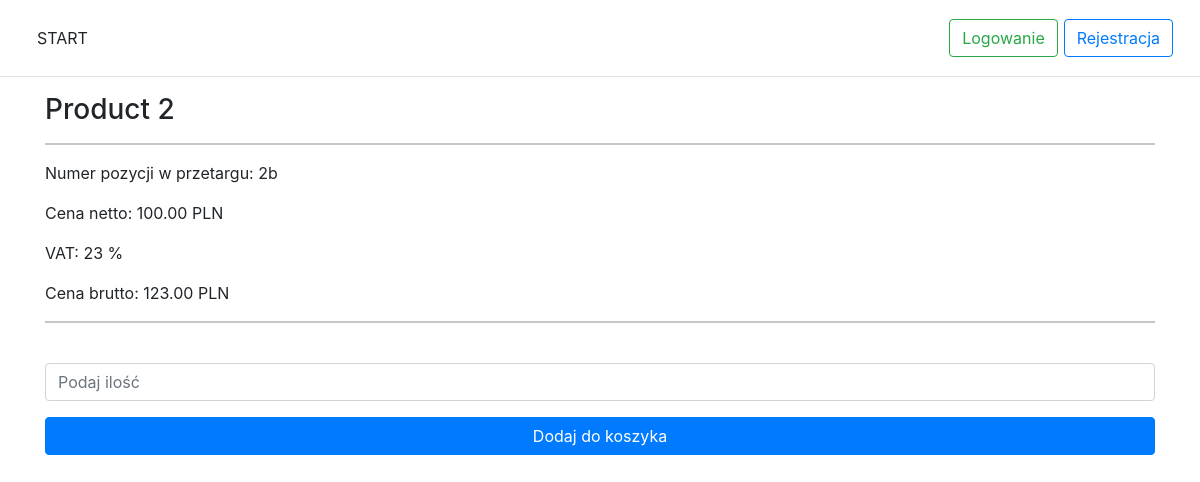
Screenshot of /pages/single-product.php?id=3 with the database file from the repository.
### tables this page shows
CREATE TABLE `products`
(
    `id`             int(11) AUTO_INCREMENT PRIMARY KEY NOT NULL,
    `auction_number` varchar(255)   NOT NULL,
    `name`           varchar(255)   NOT NULL,
    `description`    varchar(1000)  NOT NULL,
    `nett_price`     decimal(10, 2) NOT NULL,
    `vat`            int(11) NOT NULL,
    `gross_price`    decimal(10, 2) NOT NULL,
    `optima_code`    varchar(255),
    `ean`            varchar(255)
);

### pages/single-product.php (the view, shortened to what this page needs)
<!doctype html>
<html lang="pl">
<head>
    <?php include_once('../static/elements/head.inc.php'); ?>
</head>
<body>
<header>
    <?php include_once('../static/elements/header.php') ?>
</header>
<div class="container">
    <?php
    if (isset($_GET['id'])) {
        include_once '../classes/dbh.classes.php';
        $id = $_GET['id'];
        $sql = ("SELECT * FROM products WHERE id = '$id';");
        $result = mysqli_query($connection, $sql);
        $resultCheck = mysqli_num_rows($result);
        if ($resultCheck > 0) {
            $product = mysqli_fetch_assoc($result); ?>
            <form>
                <h3><?= $product['name'] ?></h3>
                <hr>
                <p>Numer pozycji w przetargu: <?= $product['auction_number'] ?></p>
                <p>Cena netto: <?= $product['nett_price'] ?> PLN</p>
                <p>VAT: <?= $product['vat'] ?> %</p>
                <p>Cena brutto: <?= $product['gross_price'] ?> PLN</p>
                <hr>
                <div class="form-group">
                    <input type="number" class="form-control" id="quantity" placeholder="Podaj ilość">
                </div>
                <button type="submit" class="btn btn-primary btn-block">Dodaj do koszyka</button>
            </form>
        <?php } else {
            echo('<div class="alert alert-danger text-center" role="alert">Nie odnaleziono produktu</div>');
        }
    }
    ?>
</div>
</body>
</html>

### src/static/css/header.css (style rules this page uses)
html { font-size: 14px; }
@media (min-width: 768px) { html { font-size: 16px; } }

### src/static/css/footer.css (style rules this page uses)
html { font-size: 14px; }
@media (min-width: 768px) { html { font-size: 16px; } }

### src/static/css/validation.css (style rules this page uses)
html { font-size: 14px; }
@media (min-width: 768px) { html { font-size: 16px; } }

### rows the page displays
products: name "Product 2", auction_number "2b", nett_price "100.00", vat "23", gross_price "123.00"
